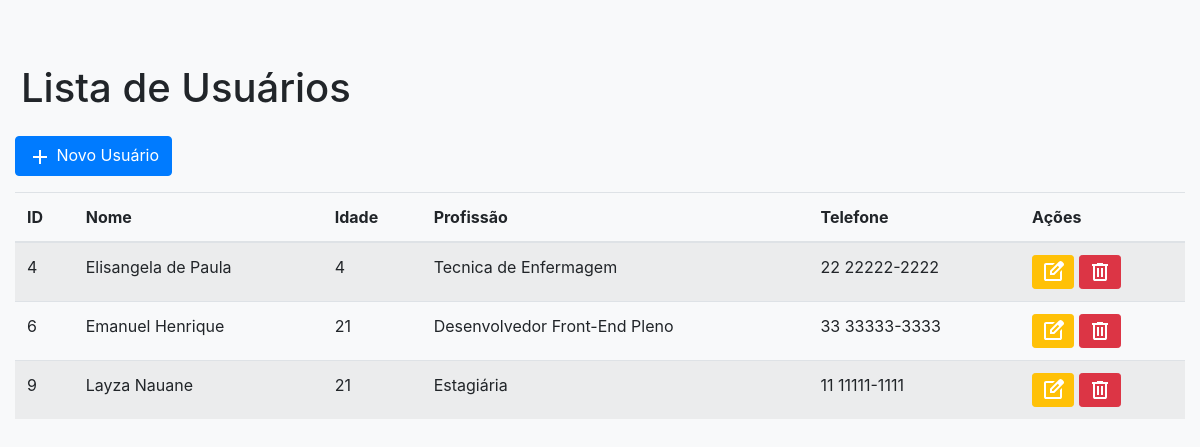
The page / on the database its author committed.
### tables this page shows
CREATE TABLE users (
                id INTEGER NOT NULL PRIMARY KEY AUTOINCREMENT,
                name VARCHAR(100) NOT NULL,
                age INTEGER NOT NULL,
                profession VARCHAR(50) NOT NULL,
                phone VARCHAR(15) NOT NULL
            );

### app.py (the view)
@app.route('/')
def index():
    users = read()
    return render_template('index.html', users=users)

### operations.py (called while the page is built)
def connect():
    return sqlite3.connect('users.db')

def read():
    try:
        with connect() as connection:
            cursor = connection.cursor()
            cursor.execute('SELECT * FROM users')
            users = cursor.fetchall()
            return users
    except sqlite3.Error as e:
        print(f"\nERRO: Não foi possível listar os usuários: {e}")
        return []

### templates/index.html (shortened to what this page needs)
<!DOCTYPE html>
<html lang="pt-br">
<head>
    <link rel="stylesheet" href="https://stackpath.bootstrapcdn.com/bootstrap/4.5.0/css/bootstrap.min.css">
    <link rel="stylesheet" href="https://maxcdn.bootstrapcdn.com/font-awesome/4.7.0/css/font-awesome.min.css">
    <link rel="stylesheet" href="https://stackpath.bootstrapcdn.com/bootstrap/4.5.2/css/bootstrap.min.css">
    <link rel="stylesheet" href="{{ url_for('static', filename='/style.css') }}">
</head>
<body>
    <div class="container">
        <header>
            <h1 class="mt-5">Lista de Usuários</h1>
        </header>
        <a href="{{ url_for('create_user') }}" class="btn btn-primary mb-3">
            <svg xmlns="http://www.w3.org/2000/svg" height="24px" viewBox="0 -960 960 960" width="24px" fill="#FFFFFF">
                <path d="M440-440H200v-80h240v-240h80v240h240v80H520v240h-80v-240Z"/>
            </svg>
            Novo Usuário
        </a>
        {% if users %}
        <table class="table table-striped">
            <thead>
                <tr>
                    <th>ID</th>
                    <th>Nome</th>
                    <th>Idade</th>
                    <th>Profissão</th>
                    <th>Telefone</th>
                    <th>Ações</th>
                </tr>
            </thead>
            <tbody>
                {% for user in users %}
                <tr>
                    <td>{{ user[0] }}</td>
                    <td>{{ user[1] }}</td>
                    <td>{{ user[2] }}</td>
                    <td>{{ user[3] }}</td>
                    <td>{{ user[4] }}</td>
                    <td>
                        <a href="{{ url_for('update_user', id=user[0]) }}" class="btn btn-warning btn-sm">
                        </a>
                        <a href="{{ url_for('delete_user', id=user[0]) }}" class="btn btn-danger btn-sm" onclick="return confirm('Tem certeza que deseja excluir este usuário?')">
                            <svg xmlns="http://www.w3.org/2000/svg" height="24px" viewBox="0 -960 960 960" width="24px" fill="#FFFFFF">
                                <path d="M280-120q-33 0-56.5-23.5T200-200v-520h-40v-80h200v-40h240v40h200v80h-40v520q0 33-23.5 56.5T680-120H280Zm400-600H280v520h400v-520ZM360-280h80v-360h-80v360Zm160 0h80v-360h-80v360ZM280-720v520-520Z"/>
                            </svg>
                        </a>
                    </td>
                </tr>
                {% endfor %}
            </tbody>
        </table>
        {% else %}
        <p class="mt-3">Nenhum usuário cadastrado.</p>
        {% endif %}
    </div>
</body>
</html>

### static/style.css (style rules this page uses)
body { background-color: #f8f9fa; }
.container { max-width: 1200px; }
.container > header { margin: 10px 0; padding: 6px; }

### rows shown on the page
users: id "4", name "Elisangela de Paula", age "4", profession "Tecnica de Enfermagem", phone "22 22222-2222"
users: id "6", name "Emanuel Henrique", age "21", profession "Desenvolvedor Front-End Pleno", phone "33 33333-3333"
users: id "9", name "Layza Nauane", age "21", profession "Estagiária", phone "11 11111-1111"
